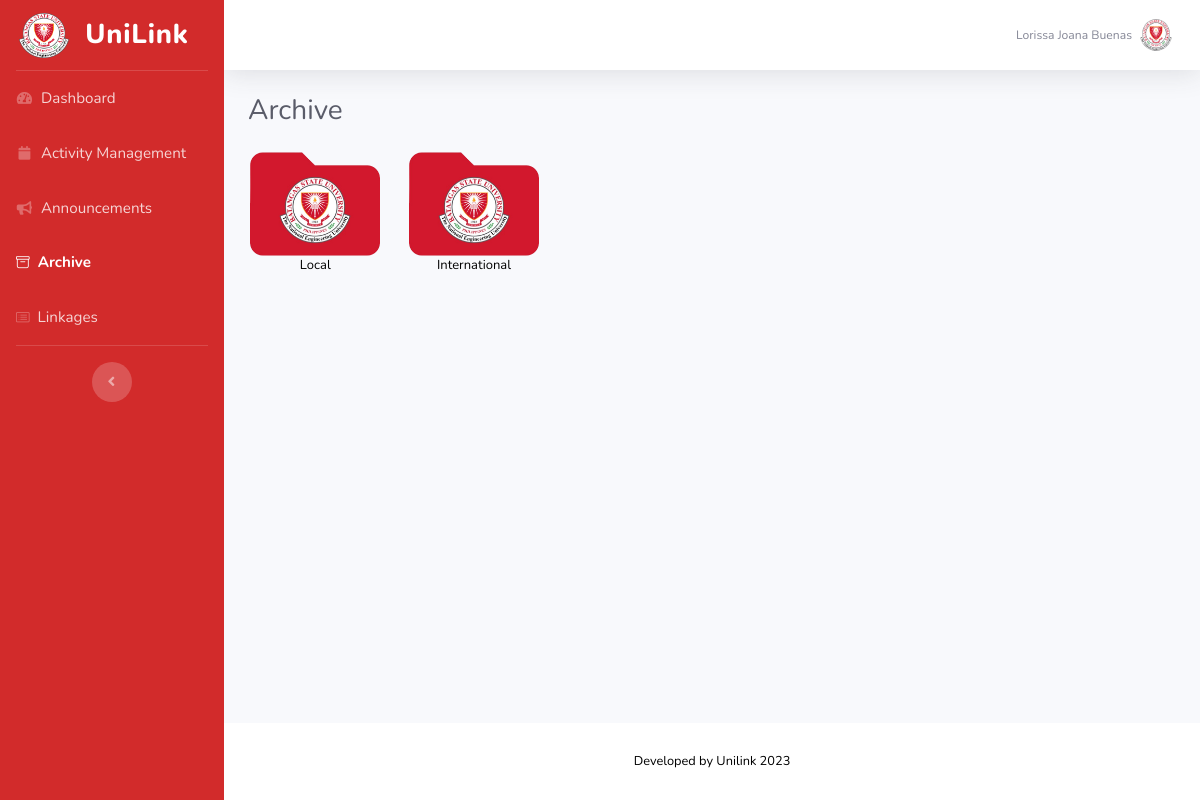
Screenshot of /FACULTY_ASSOCDEAN/docu_repo.php (signed in) with the database file from the repository.
### tables this page shows
CREATE TABLE `users` (
  `id` int(11) NOT NULL,
  `title` varchar(100) NOT NULL,
  `first_name` varchar(100) NOT NULL,
  `mid_name` varchar(100) NOT NULL,
  `last_name` varchar(100) NOT NULL,
  `sex` varchar(25) NOT NULL,
  `email` varchar(100) NOT NULL,
  `campus` varchar(255) NOT NULL,
  `college_abbrev` varchar(255) NOT NULL,
  `pass` varchar(255) NOT NULL,
  `privelege` varchar(25) NOT NULL,
  `profile_pic` varchar(200) DEFAULT NULL
);

### FACULTY_ASSOCDEAN/docu_repo.php (the view, shortened to what this page needs)
<?php
  $id = $_SESSION['id'];
  include '../db.php';
  $sql = "SELECT * FROM `users` WHERE `id` = '$id'";
  $result = $conn->query($sql);
  $userRow = $result->fetch_assoc();
?>
<html lang="en">
<head>
    <link href="vendor/fontawesome-free/css/all.min.css" rel="stylesheet" type="text/css">
        <link rel="stylesheet" href="https://cdn.jsdelivr.net/npm/bootstrap-icons@1.11.0/font/bootstrap-icons.css">
    <link href="css/sb-admin-2.min.css" rel="stylesheet">
</head>
<body id="page-top">
    <div id="wrapper">
        <ul class="navbar-nav bg-gradient-primary sidebar sidebar-dark accordion" id="accordionSidebar">
            <a class="sidebar-brand d-flex align-items-center justify-content-center" href="index.php">
                <img src="..\imgs\BSU.png" width="50" height="45">
                <div class="sidebar-brand-text mx-3">UniLink</div>
            </a>
            <hr class="sidebar-divider my-0">
            <li class="nav-item">
                <a class="nav-link" href="index.php">
                    <i class="fas fa-fw fa-tachometer-alt"></i>
                    <span>Dashboard</span></a>
            </li>
            <li class="nav-item">
                <a class="nav-link" href="ui-formsPreview.php">
                    <i class="fas fa-fw fa-calendar"></i>
                    <span>Activity Management</span></a>
            </li>
            <li class="nav-item">
                <a class="nav-link" href="ui-announcement.php">
                    <i class="fas fa-fw fa-bullhorn"></i>
                    <span>Announcements</span></a>
                </li>
            <li class="nav-item active">
              <a class="nav-link" href="docu_repo.php">
                <i class="bi bi-archive"></i>
                <span>Archive</span>
              </a>
            </li>
            <li class="nav-item">
            <a class="nav-link" href="partners.php">
                <i class="bi bi-card-list"></i>
                <span>Linkages</span></a>
        </li>
            <hr class="sidebar-divider">
            <div class="text-center d-none d-md-inline">
                <button class="rounded-circle border-0" id="sidebarToggle"></button>
            </div>
        </ul>
        <div id="content-wrapper" class="d-flex flex-column">
            <div id="content">
                <nav class="navbar navbar-expand navbar-light bg-white topbar mb-4 static-top shadow">
                    <ul class="navbar-nav ml-auto">
                        <li class="nav-item dropdown no-arrow">
                            <a class="nav-link dropdown-toggle" href="#" id="userDropdown" role="button"
                                data-toggle="dropdown" aria-haspopup="true" aria-expanded="false">
                        <span class="mr-2 d-none d-lg-inline text-gray-600 small"><?=$userRow['first_name']." ".$userRow['last_name']?></span>
                          <img class="img-profile rounded-circle"
                              src="../imgs/<?php if($userRow['profile_pic'] == '') {echo "BSU.png";} else {echo $userRow['profile_pic'];}?>">
                            </a>
                        </li>
                    </ul>
                </nav>
                <div class="container mt-4">
                <h3 class="h3 mb-4 text-gray-800">Archive</h3>
                  <div class="row">
                    <div class="col-md-2">
                    <div class="folder text-center d-flex align-items-center flex-column">
                        <a href="docu_local.php">
                          <img src="../imgs/bsu_folder.png" style="width:130px">
                        <p style="font-size: 13px;">Local</p>
                      </a>
                      </div>
                    </div>
                    <div class="col-md-2">
                    <div class="folder text-center d-flex align-items-center flex-column">
                        <a href="docu_national.php">
                          <img src="../imgs/bsu_folder.png" style="width:130px">
                        <p style="font-size: 13px;">International</p>
                      </a>
                      </div>
                    </div>
                  </div>
                </div>
            </div>
            <footer class="sticky-footer bg-white">
                <div class="container my-auto">
                    <div class="copyright text-center my-auto">
                        <span>Developed by Unilink 2023</span>
                    </div>
                </div>
            </footer>
        </div>
    </div>
</body>
</html>

### rows the page displays
users: first_name "Lorissa Joana", last_name "Buenas", profile_pic (picture)
